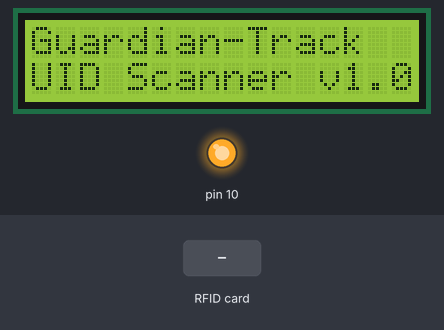
Simulated run of this sketch. Board: Arduino Uno, built with avr-gcc and run on an emulated ATmega328P. Shown: 16×2 character LCD, output pins drawn as LEDs (lit = HIGH). The inputs (shaded band) are chosen by the test bench. Pins used as bus, display or sensor lines are not drawn; what the sketch prints to the serial monitor is not drawn.

Above: at 0.5 s.
At 3.9 s:
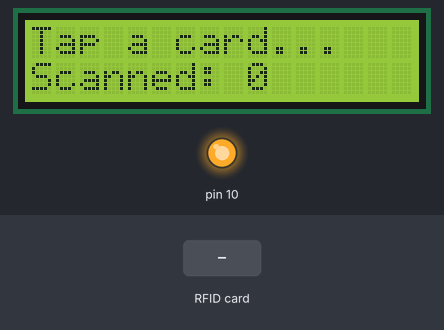
4.0 s: RFID card 5E 7A 19 C4 held to the reader
At 5.1 s:
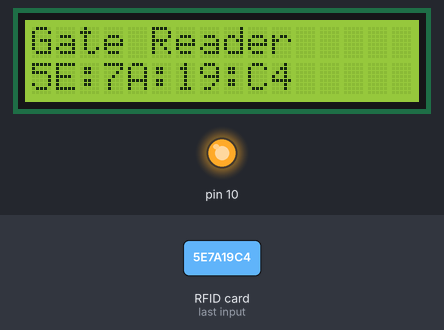
7.0 s: RFID card 5E 7A 19 C4 held to the reader
At 7.5 s:
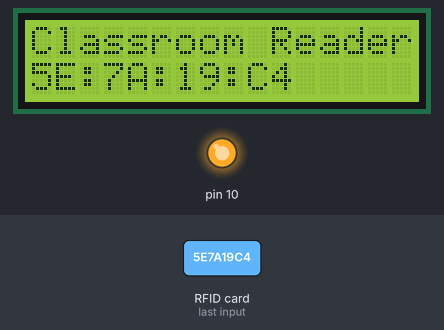
10.0 s: RFID card 5E 7A 19 C4 held to the reader
At 10.9 s:
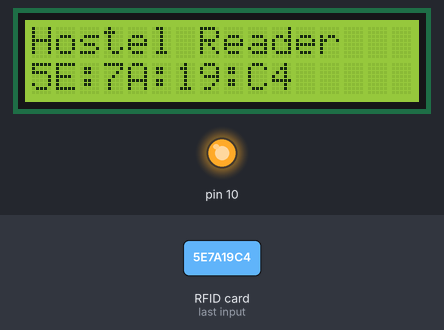
Timing chart, 0 to 13.0 s (numbered marks = the images above; inputs shaded):
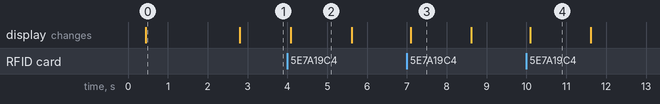

Measured:
- after the input at 4.0 s, the display: changes after 0.09 s (image 2)
- after the input at 7.0 s, the display: changes after 0.09 s (image 3)
- after the input at 10.0 s, the display: changes after 0.09 s (image 4)
- what the display in image 0 shows lasts 2.4 s, from 0.4 s to 2.8 s
- what the display in image 2 shows lasts 1.5 s, from 4.1 s to 5.6 s

The sketch:

uid_scanner.ino
```cpp
/*
 * Guardian-Track: UID Scanner Utility
 * ====================================
 * Scans all 3 RFID readers and prints detected card UIDs
 * to Serial Monitor + LCD display.
 *
 * Use this to identify all 6 RFID tags before configuring
 * the main Guardian-Track firmware.
 *
 * Wiring:
 *   RFID 1 (Gate)      SDA -> D7
 *   RFID 2 (Classroom) SDA -> D8
 *   RFID 3 (Hostel)    SDA -> D10
 *   All RFIDs share: SCK=D13, MOSI=D11, MISO=D12, RST=D9
 *   I2C LCD: SDA=A4, SCL=A5
 */

#include <LiquidCrystal_I2C.h>
#include <MFRC522.h>
#include <SPI.h>
#include <Wire.h>

// --- Pin Definitions ---
#define RST_PIN 9 // Shared RST for all RFID readers

#define SS_GATE 7   // RFID 1 - Gate
#define SS_CLASS 8  // RFID 2 - Classroom
#define SS_HOSTEL 2 // RFID 3 - Hostel

// --- RFID Reader Instances ---
MFRC522 rfidGate(SS_GATE, RST_PIN);
MFRC522 rfidClass(SS_CLASS, RST_PIN);
MFRC522 rfidHostel(SS_HOSTEL, RST_PIN);

// --- LCD (16x2, I2C address 0x27) ---
LiquidCrystal_I2C lcd(0x27, 16, 2);

// Reader names for display
const char *readerNames[] = {"Gate", "Classroom", "Hostel"};
MFRC522 *readers[] = {&rfidGate, &rfidClass, &rfidHostel};

int totalScanned = 0;

void deselectAllReaders() {
  digitalWrite(SS_GATE, HIGH);
  digitalWrite(SS_CLASS, HIGH);
  digitalWrite(SS_HOSTEL, HIGH);
}

void setup() {
  Serial.begin(9600);
  while (!Serial)
    ; // Wait for serial on some boards

  // CRITICAL: Set all SDA pins as OUTPUT HIGH before SPI.begin()
  // Prevents D10 (hardware SPI SS) from being hijacked
  pinMode(SS_GATE, OUTPUT);
  pinMode(SS_CLASS, OUTPUT);
  pinMode(SS_HOSTEL, OUTPUT);
  digitalWrite(SS_GATE, HIGH);
  digitalWrite(SS_CLASS, HIGH);
  digitalWrite(SS_HOSTEL, HIGH);

  SPI.begin();

  // Initialize RFID readers one at a time with deselect between each
  deselectAllReaders();
  rfidGate.PCD_Init();
  delay(50);

  deselectAllReaders();
  rfidClass.PCD_Init();
  delay(50);

  deselectAllReaders();
  rfidHostel.PCD_Init();

  // Small delay for readers to stabilize
  delay(100);

  // Initialize LCD
  lcd.init();
  lcd.backlight();

  // Welcome message
  lcd.setCursor(0, 0);
  lcd.print("Guardian-Track");
  lcd.setCursor(0, 1);
  lcd.print("UID Scanner v1.0");

  Serial.println(F("========================================"));
  Serial.println(F("  Guardian-Track: UID Scanner Utility"));
  Serial.println(F("========================================"));
  Serial.println(F(""));
  Serial.println(F("Tap each RFID tag on ANY reader to see its UID."));
  Serial.println(F("You have 6 tags to scan (3 cards + 3 key fobs)."));
  Serial.println(F(""));

  // Verify readers are connected
  Serial.println(F("--- Reader Status ---"));
  for (int i = 0; i < 3; i++) {
    Serial.print(readerNames[i]);
    Serial.print(F(": "));
    byte version = readers[i]->PCD_ReadRegister(MFRC522::VersionReg);
    if (version == 0x00 || version == 0xFF) {
      Serial.println(F("NOT DETECTED! Check wiring."));
    } else {
      Serial.print(F("OK (firmware v"));
      Serial.print(version, HEX);
      Serial.println(F(")"));
    }
  }
  Serial.println(F("---------------------"));
  Serial.println(F(""));
  Serial.println(F("Waiting for cards..."));
  Serial.println(F(""));

  delay(2000);
  lcd.clear();
  lcd.setCursor(0, 0);
  lcd.print("Tap a card...");
  lcd.setCursor(0, 1);
  lcd.print("Scanned: 0");
}

void loop() {
  // Poll each reader
  for (int i = 0; i < 3; i++) {
    deselectAllReaders(); // Ensure clean SPI bus before selecting reader
    // Check if a new card is present
    if (readers[i]->PICC_IsNewCardPresent() &&
        readers[i]->PICC_ReadCardSerial()) {
      totalScanned++;

      // Build UID string
      String uidStr = "";
      for (byte j = 0; j < readers[i]->uid.size; j++) {
        if (j > 0)
          uidStr += ":";
        if (readers[i]->uid.uidByte[j] < 0x10)
          uidStr += "0";
        uidStr += String(readers[i]->uid.uidByte[j], HEX);
      }
      uidStr.toUpperCase();

      // Print to Serial
      Serial.print(F(">>> Tag #"));
      Serial.print(totalScanned);
      Serial.print(F("  |  Reader: "));
      Serial.print(readerNames[i]);
      Serial.print(F("  |  UID: "));
      Serial.println(uidStr);

      // Print raw bytes for easy copy-paste into firmware
      Serial.print(F("    Firmware format: {"));
      for (byte j = 0; j < readers[i]->uid.size; j++) {
        if (j > 0)
          Serial.print(F(", "));
        Serial.print(F("0x"));
        if (readers[i]->uid.uidByte[j] < 0x10)
          Serial.print(F("0"));
        Serial.print(readers[i]->uid.uidByte[j], HEX);
      }
      Serial.println(F("}"));
      Serial.println(F(""));

      // Display on LCD
      lcd.clear();
      lcd.setCursor(0, 0);
      lcd.print(readerNames[i]);
      lcd.print(" Reader");
      lcd.setCursor(0, 1);
      lcd.print(uidStr);

      // Halt the card
      readers[i]->PICC_HaltA();
      readers[i]->PCD_StopCrypto1();

      // Wait a moment before scanning again
      delay(1500);

      // Show count on LCD
      lcd.clear();
      lcd.setCursor(0, 0);
      lcd.print("Tap next card...");
      lcd.setCursor(0, 1);
      lcd.print("Scanned: ");
      lcd.print(totalScanned);
    }
  }

  delay(100); // Small delay between polling cycles
}
```
